Frame 1 (no input): blank canvas, image omitted
Frame 60 (the mouse pressed at the canvas centre just before this capture): blank canvas, image omitted
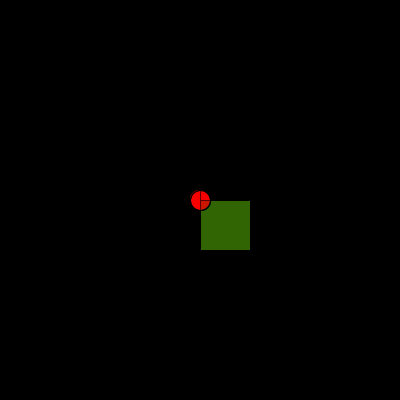
Frame 120 (the mouse held since frame 60 and released just before this capture)

The Processing sketch whose frames 1 and 60 were blank and that drew this single picture after the mouse press (run headless with seeded random() and noise(); from frame 60 on, the mouse is pressed at the canvas centre):

// Processing sketch: processing_99605
// ── processing_99605.pde

int x1 = 250;
int y1 = 250;
int x2 = x1+30;
int y2 = y1+30;
int x3 = x2+30;
int y3 = y2+30;
int x4 = y3+30;
int i=0;

float[] a = new float[100];
float[] b = new float[100];
float[] c = new float[100];
float[] d = new float[100];

void setup() {
  size (400,400);
  stroke(0);
  background(0);
}
void draw() {
  
      if(mousePressed)
    {
      
      i++;
      if(i==1)
      {
        fill(5,50,150,50);
      triangle(mouseX,mouseY,mouseX,20,mouseY,mouseX);
      }
      
      if(i==2)
      {
        fill(50,100,5,50);
         rect(mouseX,mouseY,50,50) ;
      }


      if(i==3)
      {
        fill(250,0,0,100);
        ellipse(mouseX,mouseY,20,20) ;
        i=0;
      }
     

      

    }



}
